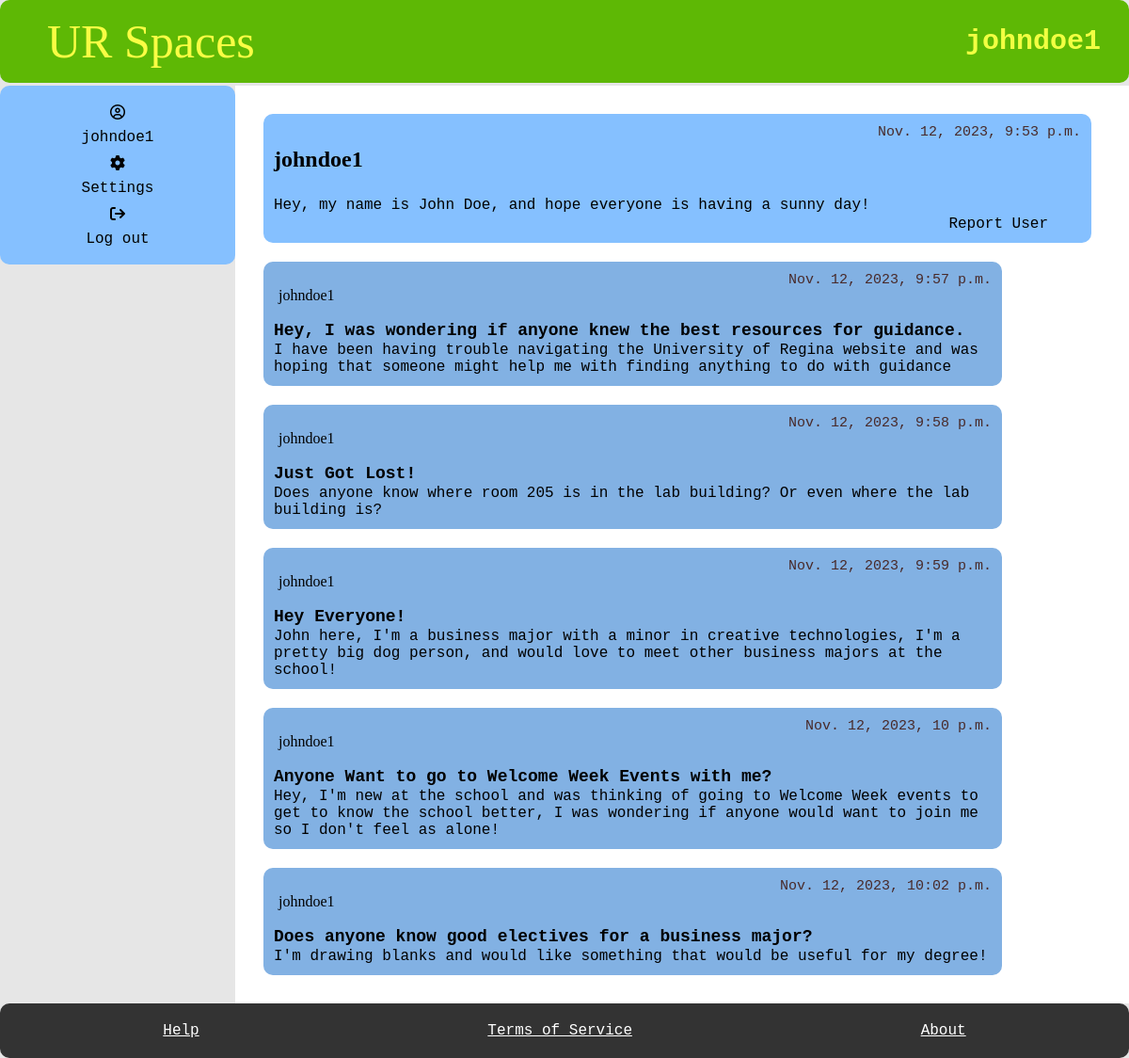
The app's page /user/johndoe1/ (signed in) with its own data.
### myapp/models.py (models this page shows, shortened)
class Student(models.Model):
    User_ID = models.ForeignKey(User, on_delete=models.CASCADE)
    bio = models.TextField(default="Please add bio in settings", blank=True)
    banned = models.BooleanField(default=False)
    avatar =ResizedImageField(size=[50, 80], quality=100, upload_to="authors", default=None, null=True, blank=True)
    reported = models.BooleanField(default=False)
    slug = models.SlugField(max_length=400, unique=True, blank=True)

class Posts(models.Model):
    User_ID = models.ForeignKey(Student, on_delete=models.CASCADE)
    SubForum_ID = models.ForeignKey(SubForum, default= 1, on_delete=models.CASCADE)
    post_name = models.TextField(max_length=400)
    contents = models.TextField()
    count_likes = models.IntegerField(default=0, blank=True, )
    locked = models.BooleanField(default=False)
    pin = models.BooleanField(default=False)
    reported = models.BooleanField(default=False)
    post_date = models.DateTimeField(auto_now_add=True)
    slug = models.SlugField(max_length=400, unique=True, blank=True)
    likes = models.ManyToManyField(User, related_name="post_like")
    def get_url(self):
        return reverse("posts", kwargs={
            "slug":self.slug
        })

### myapp/views.py (the view, shortened to what this page needs)
# urls.py: path("user/<slug>/", user, name="user"),
@login_required
def user(request, slug):
    student= get_object_or_404(Student, slug=slug)
    post = Posts.objects.filter(User_ID = student)
    user = request.user
    currentUser = User.objects.get(username = user)
    try:
        moderator = Moderator.objects.get(User_ID = currentUser)
    except:
        moderator = None
    context = {
        "student": student,
        "post": post,
        "moderator": moderator
    }
    return render(request, "user.html", context)

### myapp/templates/user.html (shortened to what this page needs)
{% extends 'base.html' %}
    {% block title %}
      <h1>{{student.User_ID.username}}</h1>
    {% endblock %}
    {% block content %}
    <main>
        <section class="box">
            <div class="post-item">
                <p class="name1"> {{student.User_ID.username}} </p>
                <span class="date"> {{student.User_ID.date_joined}}</span>
            </div>
            <div class="post-item">
              <span> {{student.bio}}</span>
            </div>
            {%if moderator is  None%}
              {%if student.reported == False%}
              <form action="." method="POST" id="reportPostForm" >
              <div class="user-item">
              <input type="submit" value="Report User" class="btn2" name="reportUser_btn" onsubmit="return confirmAction(event)">
              </div>
              </form>
              {%else %}
              <div class="post-item">
              <p style="color: red">User Reported</p>
              </div>
              {% endif %}
            {% endif %}
          </section>
          {% for field in post %}
            <section class="sub-box">
                <div class="post-item">
                    <p class="name"> {{field.User_ID.User_ID.username}} </p>
                    <span class="date"> {{field.post_date}} </span>
                </div>
                <div class="post-item">
                  <a href="{{field.get_url}}" class="item2"> {{field.post_name}}  </a>
                  </div>
                  <div class="post-item">
                    <span> {{field.contents}} </span>
                  </div>
            </section>
            {% endfor %}
    </main>
    {% endblock %}

### myapp/templates/base.html (shortened to what this page needs)
{%load static%}
<!DOCTYPE html>
<html lang="en">
    <head>
        <link rel="stylesheet" href="{%static 'style.css' %}"/>
    </head>
  <body>
    <div id="container">
        <header>
          <a href="{% url 'index' %}" class="title">UR Spaces</a>
          {% block title %}
          {% endblock %}
        </header>
        <aside id="aside">
          <div class="user-panel">
            <i class="fa-regular fa-circle-user"></i><a href="{% url 'profile' %}"> {{request.user.username}} </a>
            {% if request.user.is_staff%}
            <i class="fa-solid fa-file-lines"></i><a href="{% url 'report' %}"> Reports </a>
            {%else%}
            <i class="fa-solid fa-gear"></i><a href="{% url 'setting' %}"> Settings </a>
            {% endif %}
            <i class="fa-solid fa-arrow-right-from-bracket"></i><a href="{% url 'logout' %}">Log out </a>
          </div>
        </aside>
    {% block content %}
    {% endblock %}
    <footer>
        <a href="{% url 'help' %}" id="footer_link">Help</a>
        <a href="{% url 'service' %}" id="footer_link">Terms of Service</a>
        <a href="{% url 'about' %}" id="footer_link">About</a>
      </footer>
    </div>
  </body>
</html>

### myapp/static/style.css (style rules this page uses)
body { font-family: monospace; font-size: 16px; background-color: #e6e6e6; margin: 0; padding: 0; }
#container { display: grid; grid-template-areas: "header header" ". ." "aside main" "footer footer"; grid-template-rows: auto 3px 1fr auto; grid-template-columns: 250px 1fr; min-height: 100vh; }
header { grid-area: header; display: flex; justify-content: space-between; align-items: center; padding: 15px 30px; background-color: #5eb805; border-radius: 10px; position: relative; }
header .title { font-size: 50px; color: #f2ff42; text-decoration: none; font-family: 'Brush Script MT', Brush Script Std, cursive; position: relative; left: 20px; }
header h1 { font-size: 30px; margin: 0; color: #f2ff42 }
#aside { grid-area: aside; padding: 20px 20px; background-color: #85c0ff; height: 150px; display: flex; flex-direction: column; align-items: center; gap: 10px; border-radius: 10px; }
.user-panel { width: 100%; display: flex; flex-direction: column; align-items: center; gap: 10px; }
main { grid-area: main; background-color: white; padding: 20px; padding-right: 30px; }
.btn2 { background-color: transparent; color: black; border: none; font-family: monospace; font-size: 16px; transition-duration: 0.4s; float: right; }
.post-item { display: flex; justify-content: space-between; border-radius: 10px; padding: 1px; }
.user-item { display: flex; justify-content: flex-end; margin-right: 30px; }
.name { font-family: cursive; margin-left: 5px; }
.name1 { font-family: cursive; font-weight: bold; font-size: x-large; }
.date { font-size: 15px; color: rgb(72, 42, 42); }
.item2 { font-weight: bold; font-size: 18px; }
.box { display: flex; flex-direction: column; border-radius: 10px; padding: 10px; margin: 10px; background-color: #85c0ff; }
.sub-box { width: 85%; float: left; display: flex; flex-direction: column; border-radius: 10px; padding: 10px; margin: 10px; background-color: #82b1e3; }
footer { grid-area: footer; background-color: #333; padding: 20px; display: flex; justify-content: space-around; border-radius: 10px; }
#footer_link { color: white; text-decoration: underline;; font-size: 16px; }
a:link { color: #000000; text-decoration: none; }
a.title:link { text-decoration: none; color: #fafd44; }

### records on screen
Student: User_ID.username "johndoe1", User_ID.date_joined "Nov. 12, 2023, 9:53 p.m.", bio "Hey, my name is John Doe, and hope everyone is having a sunny day!"
Posts: User_ID.User_ID.username "johndoe1", post_date "Nov. 12, 2023, 9:57 p.m.", post_name "Hey, I was wondering if anyone knew the best resources for guidance.", contents "I have been having trouble navigating the University of Regina website and was hoping that someone might help me with finding anything to do with guidance"
Posts: User_ID.User_ID.username "johndoe1", post_date "Nov. 12, 2023, 9:58 p.m.", post_name "Just Got Lost!", contents "Does anyone know where room 205 is in the lab building? Or even where the lab building is?"
Posts: User_ID.User_ID.username "johndoe1", post_date "Nov. 12, 2023, 9:59 p.m.", post_name "Hey Everyone!", contents "John here, I'm a business major with a minor in creative technologies, I'm a pretty big dog person, and would love to meet other business majors at the school!"
Posts: User_ID.User_ID.username "johndoe1", post_date "Nov. 12, 2023, 10 p.m.", post_name "Anyone Want to go to Welcome Week Events with me?", contents "Hey, I'm new at the school and was thinking of going to Welcome Week events to get to know the school better, I was wondering if anyone would want to join me so I don't feel as alone!"
Posts: User_ID.User_ID.username "johndoe1", post_date "Nov. 12, 2023, 10:02 p.m.", post_name "Does anyone know good electives for a business major?", contents "I'm drawing blanks and would like something that would be useful for my degree!"

### other values on screen
{{ request.user.username }} "johndoe1"
